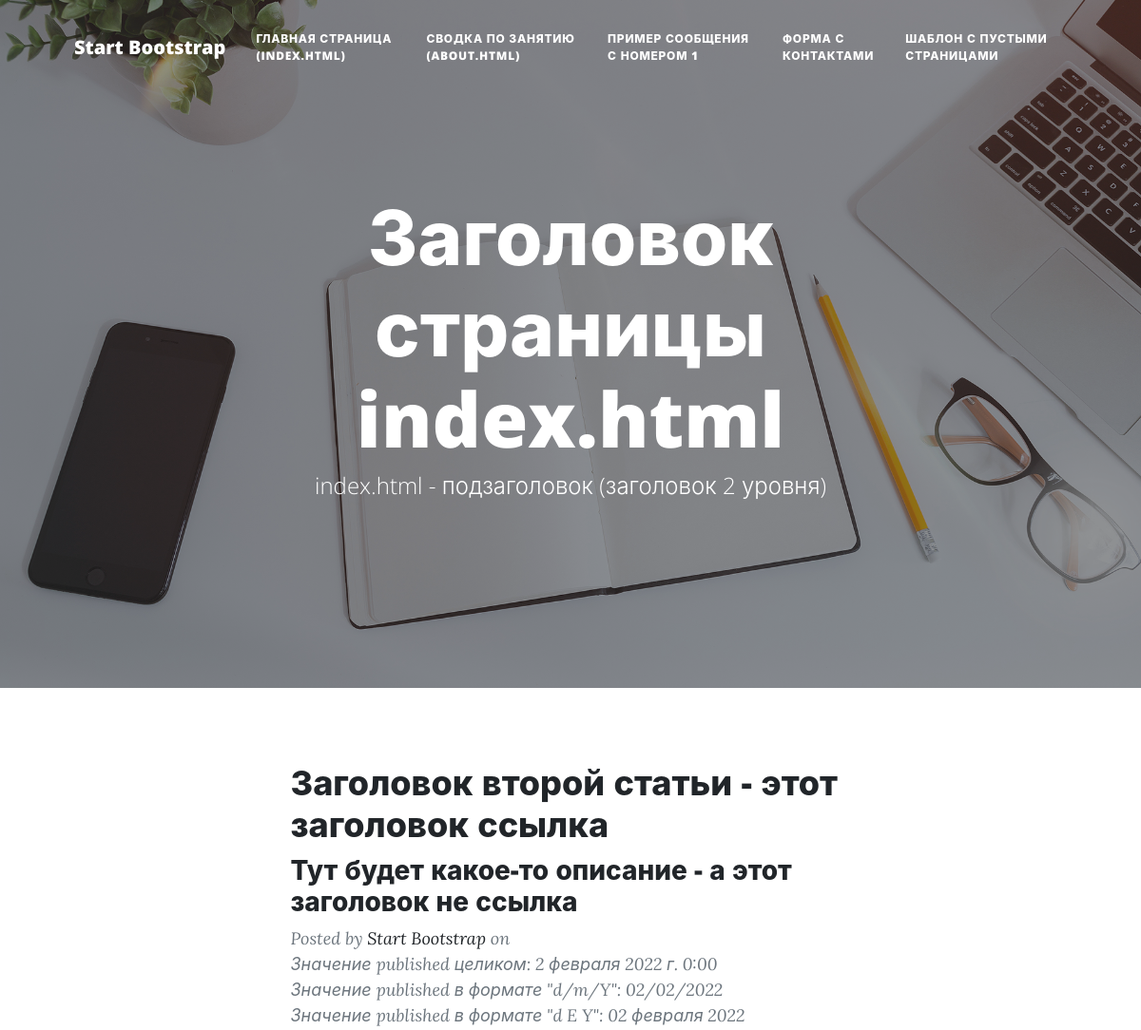
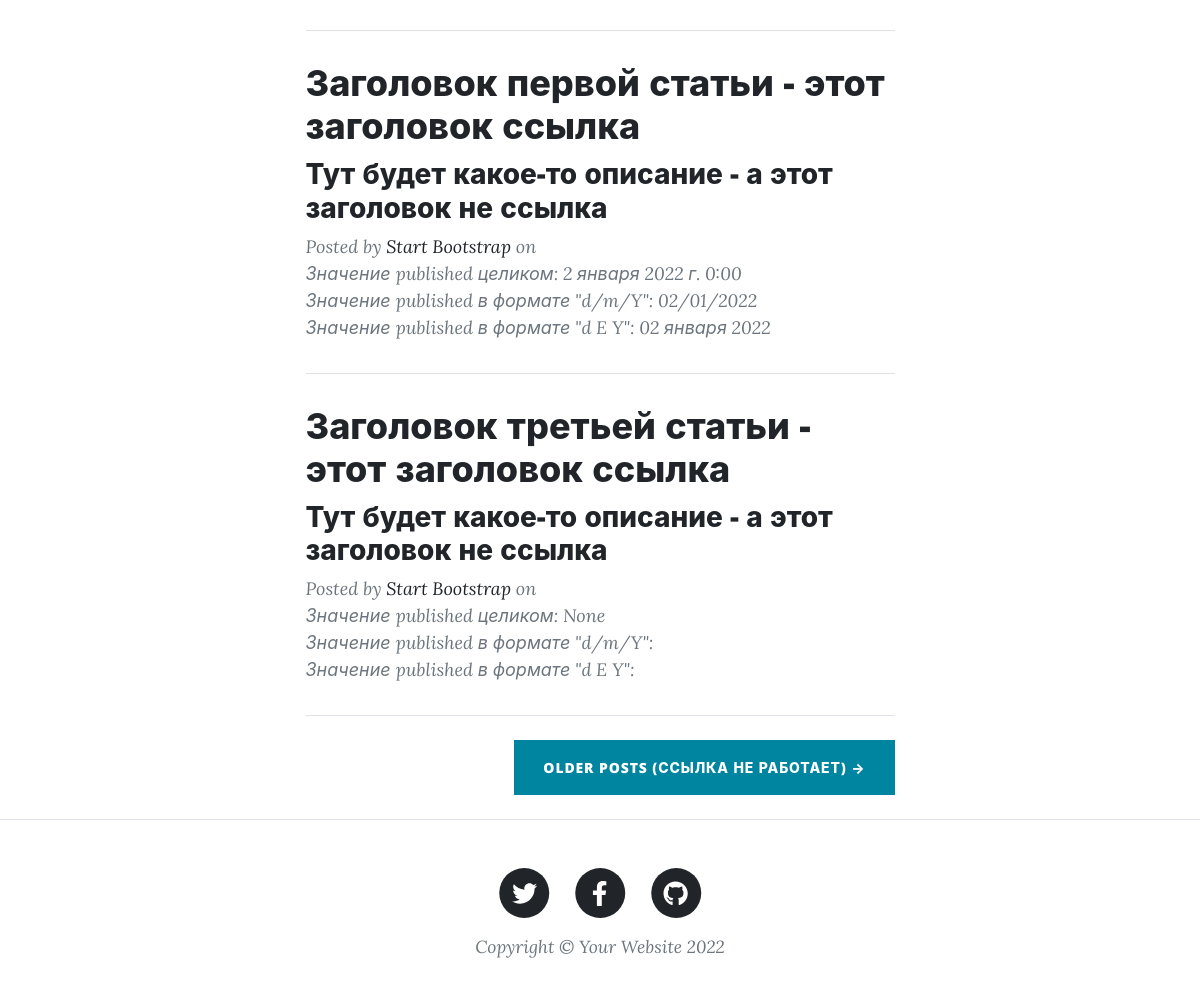
The page / on the database its author committed (2 pictures, top to bottom).
### app_blog/models.py (models this page shows, shortened)
class Articles(models.Model):
    PUBLISHED_STATUS = 'p'  # Опубликовано
    DRAFT_STATUS = 'd'  # Черновик
    HIDDEN_STATUS = 'h'  # Скрытый (вариант: Withdrawn - Изъятый
    PUBLISHED_VALUE = 'Published'  # Опубликовано
    DRAFT_VALUE = 'Draft'  # Черновик
    HIDDEN_VALUE = 'Hidden'  # Скрытый (вариант: Withdrawn - Изъятый)
    STATUS_CHOICES = [
        (PUBLISHED_STATUS, PUBLISHED_VALUE),
        (DRAFT_STATUS, DRAFT_VALUE),
        (HIDDEN_STATUS, HIDDEN_VALUE),
    ]
    title = models.CharField(max_length=100,
                             help_text='Заголовок статьи')
    body = models.TextField(help_text='Текст (тело) статьи')
    created = models.DateTimeField(default=timezone.now,
                                   help_text='Дата создания статьи')
    published = models.DateTimeField(null=True,
                                     blank=True,
                                     default=None,
                                     help_text='Дата опубликования статьи')
    updated = models.DateTimeField(default=timezone.now,
                                   help_text='Дата обновления (изменения) статьи')
    author = models.ForeignKey(User,
                               default=None,
                               on_delete=models.CASCADE,
                               help_text='Автор статьи')
    category = models.ForeignKey(Categories,
                                 blank=True,
                                 null=True,
                                 default=None,
                                 on_delete=models.CASCADE,
                                 help_text='Рубрика, к которой относится статья')
    tag = models.ManyToManyField(Tags,
                                 help_text='Тэги, связанные со статьёй')
    status = models.CharField(max_length=1,
                              choices=STATUS_CHOICES,
                              default=DRAFT_STATUS,
                              help_text='Статус статьи (Published/опубликовано, Draft/черновик, Hidden/скрыто)')
    slug = models.SlugField(max_length=250,
                            null=True,
                            blank=True,
                            unique=True,
                            help_text='URL для статьи (должен быть уникальным)')

### app_blog/views.py (the view)
# urls.py: path('', views.main_view, name='index'),
def main_view(request):
    articles = Articles.objects.all()[:3]
    return render(request, 'app_blog/index.html', context={'articles': articles})

### app_blog/templates/app_blog/index.html (shortened to what this page needs)
{% extends "app_blog/base.html" %}
{% block site-heading %}Заголовок страницы index.html{% endblock %}
{% block site-subheading %}index.html - подзаголовок (заголовок 2 уровня){% endblock %}
            {% block content %}
                <div class="col-md-10 col-lg-8 col-xl-7">
                    {% for item in articles %}
                    <div class="post-preview">
                        <a href="{% url 'my_blog_app:post' id=item.id %}">
                            <h2 class="post-title">
                                {{ item.title }} - этот заголовок ссылка
                            </h2>
                        </a>
                            <h3 class="post-subtitle">
                                Тут будет какое-то описание - а этот заголовок не ссылка
                            </h3>
                        <p class="post-meta">
                            Posted by
                            <a href="#!">Start Bootstrap</a>
                            on <br>
                                Значение published целиком: {{ item.published }} <br>
                                Значение published в формате "d/m/Y": {{ item.published|date:"d/m/Y" }}<br>
                                Значение published в формате "d E Y": {{ item.published|date:"d E Y" }}
                        </p>
                    </div>
                    <hr class="my-4" />
                    {% endfor %}
                    <div class="d-flex justify-content-end mb-4">
                        <a class="btn btn-primary text-uppercase"
                           href="#!">Older Posts (ссылка не работает) →</a>
                    </div>
                </div>
            {% endblock %}

### app_blog/templates/app_blog/base.html (shortened to what this page needs)
<!DOCTYPE html>
{% load static %}
<html lang="ru">
    <head>
        <link href="{% static 'app_blog/css/styles.css' %}"
              rel="stylesheet" />
    </head>
    <body>
        <nav class="navbar navbar-expand-lg navbar-light" id="mainNav">
            <div class="container px-4 px-lg-5">
                <a class="navbar-brand" href="{% url 'my_blog_app:index' %}">
                    Start Bootstrap</a>
                <div class="collapse navbar-collapse"
                     id="navbarResponsive">
                    <ul class="navbar-nav ms-auto py-4 py-lg-0">
                        <li class="nav-item">
                            <a class="nav-link px-lg-3 py-3 py-lg-4"
                               href="{% url 'my_blog_app:index' %}">Главная страница (index.html)</a></li>
                        <li class="nav-item">
                            <a class="nav-link px-lg-3 py-3 py-lg-4"
                               href="{% url 'my_blog_app:about' %}">Сводка по занятию (about.html)</a></li>
                        <li class="nav-item">
                            <a class="nav-link px-lg-3 py-3 py-lg-4"
                               href="{% url 'my_blog_app:post' id=1 %}">Пример сообщения с номером 1</a></li>
                        <li class="nav-item">
                            <a class="nav-link px-lg-3 py-3 py-lg-4"
                               href="{% url 'my_blog_app:contact' %}">Форма с контактами</a></li>
                        <li class="nav-item">
                            <a class="nav-link px-lg-3 py-3 py-lg-4"
                               href="{% url 'my_blog_app:empty_index' %}">Шаблон с пустыми страницами</a></li>
                    </ul>
                </div>
            </div>
        </nav>
        <header class="masthead" style="background-image: url({% static 'app_blog/assets/img/home-bg.jpg' %})">
            <div class="container position-relative px-4 px-lg-5">
                <div class="row gx-4 gx-lg-5 justify-content-center">
                    <div class="col-md-10 col-lg-8 col-xl-7">
                        <div class="site-heading">
                            <h1>{% block site-heading %}{% endblock %}</h1>
                            <span class="subheading">
                                {% block site-subheading %}{% endblock %}
                            </span>
                        </div>
                    </div>
                </div>
            </div>
        </header>
        <div class="container px-4 px-lg-5">
            <div class="row gx-4 gx-lg-5 justify-content-center">
                {% block content %}{% endblock %}
            </div>
        </div>
        <footer class="border-top">
            <div class="container px-4 px-lg-5">
                <div class="row gx-4 gx-lg-5 justify-content-center">
                    <div class="col-md-10 col-lg-8 col-xl-7">
                        <ul class="list-inline text-center">
                            <li class="list-inline-item">
                                <a href="#!">
                                    <span class="fa-stack fa-lg">
                                        <i class="fas fa-circle fa-stack-2x"></i>
                                        <i class="fab fa-twitter fa-stack-1x fa-inverse"></i>
                                    </span>
                                </a>
                            </li>
                            <li class="list-inline-item">
                                <a href="#!">
                                    <span class="fa-stack fa-lg">
                                        <i class="fas fa-circle fa-stack-2x"></i>
                                        <i class="fab fa-facebook-f fa-stack-1x fa-inverse"></i>
                                    </span>
                                </a>
                            </li>
                            <li class="list-inline-item">
                                <a href="#!">
                                    <span class="fa-stack fa-lg">
                                        <i class="fas fa-circle fa-stack-2x"></i>
                                        <i class="fab fa-github fa-stack-1x fa-inverse"></i>
                                    </span>
                                </a>
                            </li>
                        </ul>
                        <div class="small text-center text-muted fst-italic">
                            Copyright &copy; Your Website 2022
                        </div>
                    </div>
                </div>
            </div>
        </footer>
    </body>
</html>

### rows shown on the page
Articles: title "Заголовок второй статьи", published "2 февраля 2022 г. 0:00", published "02/02/2022", published "02 февраля 2022"
Articles: title "Заголовок первой статьи", published "2 января 2022 г. 0:00", published "02/01/2022", published "02 января 2022"
Articles: title "Заголовок третьей статьи", published "None"
